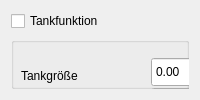
     <widget class="QWidget" name="tab_3" >
      <attribute name="title" >
       <string>Tanken</string>
      </attribute>
      <layout class="QGridLayout" >
       <item row="0" column="0" >
        <widget class="QCheckBox" name="checkBoxFueling" >
         <property name="text" >
          <string>Tankfunktion</string>
         </property>
        </widget>
       </item>
       <item row="1" column="0" >
        <widget class="QGroupBox" name="groupBoxFueling" >
         <property name="enabled" >
          <bool>true</bool>
         </property>
         <property name="title" >
          <string/>
         </property>
         <property name="flat" >
          <bool>false</bool>
         </property>
         <widget class="QLabel" name="label_16" >
          <property name="geometry" >
           <rect>
            <x>10</x>
            <y>120</y>
            <width>101</width>
            <height>18</height>
           </rect>
          </property>
          <property name="text" >
           <string>Tanken (füllen)</string>
          </property>
         </widget>
         <widget class="QDoubleSpinBox" name="doubleSpinBoxAverageLap" >
          <property name="geometry" >
           <rect>
            <x>120</x>
            <y>220</y>
            <width>70</width>
            <height>30</height>
           </rect>
          </property>
         </widget>
         <widget class="QLabel" name="label_23" >
          <property name="geometry" >
           <rect>
            <x>190</x>
            <y>230</y>
            <width>71</width>
            <height>18</height>
           </rect>
          </property>
          <property name="text" >
           <string>Sekunden</string>
          </property>
         </widget>
         <widget class="QLabel" name="label_17" >
          <property name="geometry" >
           <rect>
            <x>230</x>
            <y>120</y>
            <width>111</width>
            <height>18</height>
           </rect>
          </property>
          <property name="text" >
           <string>Liter / Sekunde</string>
          </property>
         </widget>
         <widget class="QLabel" name="label_19" >
          <property name="geometry" >
           <rect>
            <x>10</x>
            <y>200</y>
            <width>92</width>
            <height>18</height>
           </rect>
          </property>
          <property name="text" >
           <string>Mehrverbrauch</string>
          </property>
         </widget>
         <widget class="QLabel" name="label_18" >
          <property name="geometry" >
           <rect>
            <x>10</x>
            <y>150</y>
            <width>451</width>
            <height>31</height>
           </rect>
          </property>
          <property name="maximumSize" >
           <size>
            <width>900</width>
            <height>16777215</height>
           </size>
          </property>
          <property name="text" >
           <string>Verbrauchsanpassung für schnelle/langsame Runden. Die Korrektur gilt anteilig für 10% abweichende Rundenzeit.</string>
          </property>
          <property name="wordWrap" >
           <bool>true</bool>
          </property>
         </widget>
         <widget class="QSpinBox" name="spinBoxFuelFactorFastLap" >
          <property name="geometry" >
           <rect>
            <x>120</x>
            <y>190</y>
            <width>70</width>
            <height>28</height>
           </rect>
          </property>
         </widget>
         <widget class="QLabel" name="label_9" >
          <property name="geometry" >
           <rect>
            <x>10</x>
            <y>30</y>
            <width>62</width>
            <height>18</height>
           </rect>
          </property>
          <property name="text" >
           <string>Tankgröße</string>
          </property>
         </widget>
         <widget class="QLabel" name="label_14" >
          <property name="geometry" >
           <rect>
            <x>10</x>
            <y>90</y>
            <width>131</width>
            <height>18</height>
           </rect>
          </property>
          <property name="text" >
           <string>Tanken startet nach</string>
          </property>
         </widget>
         <widget class="QLabel" name="label_13" >
          <property name="geometry" >
           <rect>
            <x>190</x>
            <y>200</y>
            <width>21</width>
            <height>18</height>
           </rect>
          </property>
          <property name="text" >
           <string>%</string>
          </property>
         </widget>
         <widget class="QSpinBox" name="spinBoxFuelFactorSlowLap" >
          <property name="geometry" >
           <rect>
            <x>300</x>
            <y>190</y>
            <width>70</width>
            <height>28</height>
           </rect>
          </property>
         </widget>
         <widget class="QLabel" name="label_12" >
          <property name="geometry" >
           <rect>
            <x>230</x>
            <y>60</y>
            <width>31</width>
            <height>18</height>
           </rect>
          </property>
          <property name="text" >
           <string>Liter</string>
          </property>
         </widget>
         <widget class="QLabel" name="label_15" >
          <property name="geometry" >
           <rect>
            <x>230</x>
            <y>90</y>
            <width>71</width>
            <height>18</height>
           </rect>
          </property>
          <property name="text" >
           <string>Sekunden</string>
          </property>
         </widget>
         <widget class="QLabel" name="label_11" >
          <property name="geometry" >
           <rect>
            <x>10</x>
            <y>60</y>
            <width>104</width>
            <height>18</height>
           </rect>
          </property>
          <property name="text" >
           <string>Verbrauch/Runde</string>
          </property>
         </widget>
         <widget class="QSpinBox" name="spinBoxFuelingPerSecond" >
          <property name="geometry" >
           <rect>
            <x>140</x>
            <y>110</y>
            <width>80</width>
            <height>28</height>
           </rect>
          </property>
         </widget>
         <widget class="QDoubleSpinBox" name="doubleSpinBoxFuelPerLap" >
          <property name="geometry" >
           <rect>
            <x>140</x>
            <y>50</y>
            <width>80</width>
            <height>30</height>
           </rect>
          </property>
         </widget>
         <widget class="QLabel" name="label_22" >
          <property name="geometry" >
           <rect>
            <x>10</x>
            <y>230</y>
            <width>100</width>
            <height>18</height>
           </rect>
          </property>
          <property name="text" >
           <string>Durchnittsrunde</string>
          </property>
         </widget>
         <widget class="QLabel" name="label_20" >
          <property name="geometry" >
           <rect>
            <x>370</x>
            <y>200</y>
            <width>21</width>
            <height>18</height>
           </rect>
          </property>
          <property name="text" >
           <string>%</string>
          </property>
         </widget>
         <widget class="QLabel" name="label_10" >
          <property name="geometry" >
           <rect>
            <x>230</x>
            <y>30</y>
            <width>31</width>
            <height>18</height>
           </rect>
          </property>
          <property name="text" >
           <string>Liter</string>
          </property>
         </widget>
         <widget class="QDoubleSpinBox" name="doubleSpinBoxFuelMax" >
          <property name="geometry" >
           <rect>
            <x>140</x>
            <y>20</y>
            <width>80</width>
            <height>30</height>
           </rect>
          </property>
         </widget>
         <widget class="QLabel" name="label_21" >
          <property name="geometry" >
           <rect>
            <x>240</x>
            <y>200</y>
            <width>61</width>
            <height>18</height>
           </rect>
          </property>
          <property name="text" >
           <string>Ersparnis</string>
          </property>
         </widget>
         <widget class="QSpinBox" name="spinBoxFuelingDelay" >
          <property name="geometry" >
           <rect>
            <x>140</x>
            <y>80</y>
            <width>80</width>
            <height>28</height>
           </rect>
          </property>
         </widget>
        </widget>
       </item>
      </layout>
     </widget>
